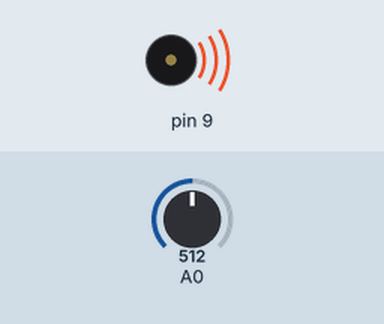
A sketch run on a simulated Arduino Uno, built with avr-gcc and run on an emulated ATmega328P. Parts: buzzer (waves = sounding). The test bench sets the inputs (shaded band); at power-on: A0 = 512. What the sketch prints to the serial monitor is not drawn.

Above: at 0.1 s.
Timing chart, 0 to 1.6 s (numbered marks = the images above):
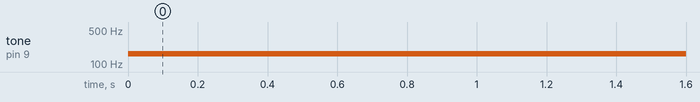

Measured:
- by itself, tone on pin 9: silent → 161 Hz at 0.00 s

The sketch:

5.2.ino
```cpp
void setup() {
  // put your setup code here, to run once:
  Serial.begin(9600);
}

void loop() {
  // put your main code here, to run repeatedly:

  int sensorReading=analogRead(A0);
  Serial.println(sensorReading);
  int thisPitch=map(sensorReading,500,900,120,1500);
  tone(9,thisPitch,10);
  delay(1);
}
```
